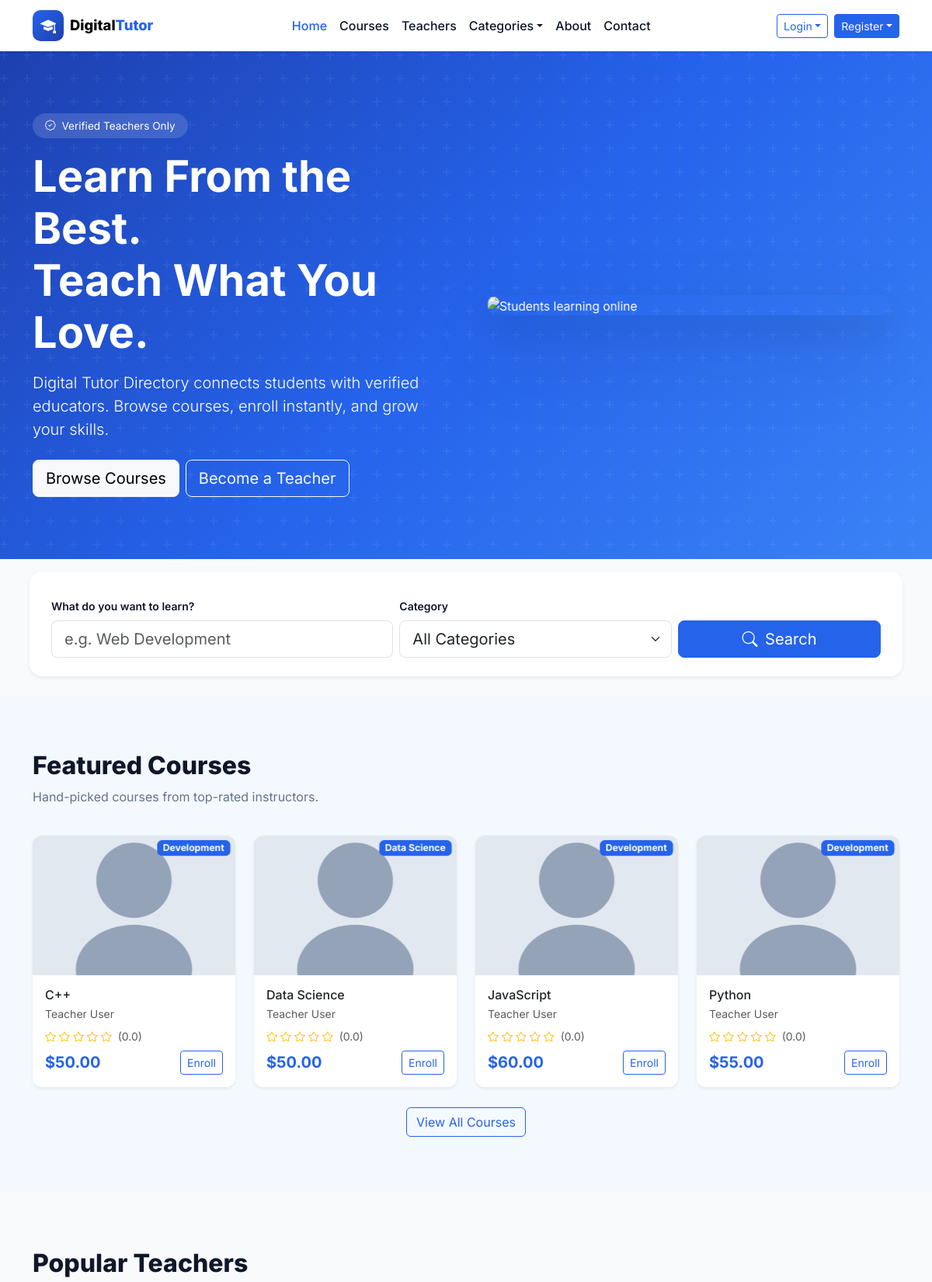
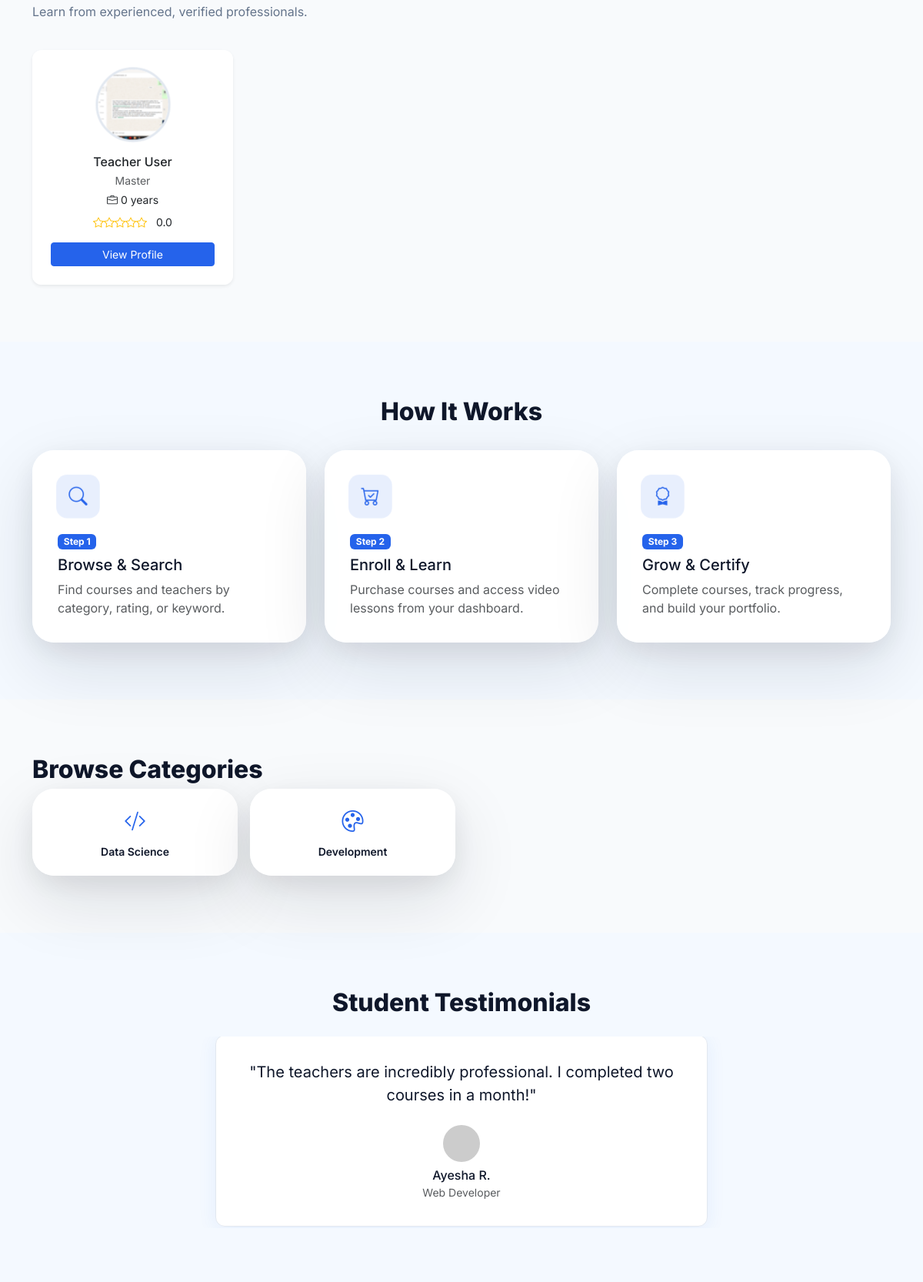
Page /pages/home.php (upper part) on the committed database (2 pictures, top to bottom).
### tables this page shows
CREATE TABLE courses (
  id INT UNSIGNED AUTO_INCREMENT PRIMARY KEY,
  teacher_id INT UNSIGNED NOT NULL,
  category_id INT UNSIGNED NOT NULL,
  title VARCHAR(200) NOT NULL,
  slug VARCHAR(220) NOT NULL,
  description TEXT NOT NULL,
  price DECIMAL(10,2) NOT NULL DEFAULT 0,
  thumb VARCHAR(255) DEFAULT 'assets/images/avatars/placeholder.svg',
  status ENUM('draft','pending','published','rejected') NOT NULL DEFAULT 'pending',
  rating DECIMAL(3,2) NOT NULL DEFAULT 0,
  created_at TIMESTAMP DEFAULT CURRENT_TIMESTAMP,
  updated_at TIMESTAMP DEFAULT CURRENT_TIMESTAMP ON UPDATE CURRENT_TIMESTAMP,
  FOREIGN KEY (teacher_id) REFERENCES users(id) ON DELETE CASCADE,
  FOREIGN KEY (category_id) REFERENCES categories(id),
  INDEX idx_courses_status (status),
  INDEX idx_courses_teacher (teacher_id)
);

CREATE TABLE categories (
  id INT UNSIGNED AUTO_INCREMENT PRIMARY KEY,
  name VARCHAR(80) NOT NULL UNIQUE,
  slug VARCHAR(80) NOT NULL UNIQUE
);

CREATE TABLE users (
  id INT UNSIGNED AUTO_INCREMENT PRIMARY KEY,
  name VARCHAR(120) NOT NULL,
  email VARCHAR(190) NOT NULL UNIQUE,
  phone VARCHAR(30) DEFAULT NULL,
  password_hash VARCHAR(255) NOT NULL,
  role ENUM('student','teacher','admin') NOT NULL DEFAULT 'student',
  status ENUM('active','inactive','pending') NOT NULL DEFAULT 'active',
  bio TEXT DEFAULT NULL,
  avatar VARCHAR(255) DEFAULT NULL,
  created_at TIMESTAMP DEFAULT CURRENT_TIMESTAMP,
  updated_at TIMESTAMP DEFAULT CURRENT_TIMESTAMP ON UPDATE CURRENT_TIMESTAMP,
  INDEX idx_users_role (role),
  INDEX idx_users_status (status)
);

### components/course-card.php (the view, shortened to what the rows shown need)
<article class="course-card card h-100 border-0 shadow-sm"
  data-category="<?= htmlspecialchars($course['category']) ?>"
  data-price="<?= (float)$course['price'] ?>"
  data-rating="<?= (float)$course['rating'] ?>"
  data-teacher="<?= htmlspecialchars($course['teacher']) ?>"
  data-search="<?= htmlspecialchars(strtolower($course['title'] . ' ' . $course['teacher'] . ' ' . $course['category'] . ' ' . ($course['desc'] ?? ''))) ?>">
  <div class="course-card__thumb position-relative overflow-hidden">
    <img src="<?= media_url($course['thumb'], 'assets/images/avatars/placeholder.svg') ?>" class="card-img-top" alt="<?= htmlspecialchars($course['title']) ?>" onerror="this.onerror=null;this.src='<?= media_url('assets/images/avatars/placeholder.svg') ?>'">
    <span class="badge bg-primary position-absolute top-0 end-0 m-2"><?= htmlspecialchars($course['category']) ?></span>
  </div>
  <div class="card-body d-flex flex-column">
    <h3 class="h6 card-title mb-1"><?= htmlspecialchars($course['title']) ?></h3>
    <p class="text-muted small mb-2"><?= htmlspecialchars($course['teacher']) ?></p>
    <div class="rating-stars small mb-2">
      <?php $r = (float)$course['rating']; for ($i = 1; $i <= 5; $i++): ?>
        <i class="bi bi-star<?= $i <= floor($r) ? '-fill' : ($i - $r < 1 ? '-half' : '') ?> text-warning"></i>
      <?php endfor; ?>
      <span class="text-muted ms-1">(<?= number_format($r, 1) ?>)</span>
    </div>
    <div class="mt-auto d-flex justify-content-between align-items-center">
      <strong class="text-primary fs-5">$<?= number_format($course['price'], 2) ?></strong>
      <a href="<?= url('pages/course-detail.php?id=' . (int)$course['id']) ?>" class="btn btn-sm btn-outline-primary">Enroll</a>
    </div>
  </div>
</article>

### pages/home.php (shortened to what the rows shown need)
<?php
require_once __DIR__ . '/../components/config.php';
$courses = mockCourses();
$teachers = mockTeachers();
require_once __DIR__ . '/../components/head.php';
require_once __DIR__ . '/../components/navbar.php';
?>
<section class="hero">
  <div class="container">
    <div class="row align-items-center g-5">
      <div class="col-lg-6 fade-up">
        <h1 class="display-4 fw-bold mb-3">Learn From the Best.<br>Teach What You Love.</h1>
      </div>
    </div>
  </div>
</section>
<section class="section">
  <div class="container">
    <h2 class="section-title">Featured Courses</h2>
    <div class="row g-4">
      <?php foreach (array_slice($courses, 0, 4) as $course): ?>
      <div class="col-sm-6 col-lg-3 fade-up">
        <?php require __DIR__ . '/../components/course-card.php'; ?>
      </div>
      <?php endforeach; ?>
    </div>
  </div>
</section>
<section class="section section--alt">
  <div class="container">
    <h2 class="section-title">Popular Teachers</h2>
    <div class="row g-4">
      <?php foreach ($teachers as $teacher): ?>
      <div class="col-sm-6 col-lg-3 fade-up">
        <?php require __DIR__ . '/../components/teacher-card.php'; ?>
      </div>
      <?php endforeach; ?>
    </div>
  </div>
</section>
<section class="section">
  <div class="container">
    <h2 class="section-title text-center">How It Works</h2>
  </div>
</section>
<section class="section section--alt">
  <div class="container">
    <h2 class="section-title">Browse Categories</h2>
    <div class="row g-3">
      <?php
      $icons = ['bi-code-slash','bi-palette','bi-briefcase','bi-megaphone','bi-graph-up','bi-camera','bi-music-note','bi-translate'];
      $categories = getCategoriesWithCourses();
      foreach ($categories as $i => $cat):
        $catName = is_array($cat) ? $cat['name'] : $cat;
      ?>
      <div class="col-6 col-md-3 fade-up">
        <a href="<?= url('pages/courses.php?category=' . urlencode($catName)) ?>" class="category-pill">
          <i class="bi <?= $icons[$i % count($icons)] ?>"></i>
          <span class="small fw-semibold"><?= htmlspecialchars($catName) ?></span>
        </a>
      </div>
      <?php endforeach; ?>
    </div>
  </div>
</section>
<section class="section">
  <div class="container">
    <h2 class="section-title text-center mb-4">Student Testimonials</h2>
  </div>
</section>
<?php
require_once __DIR__ . '/../components/public-footer-scripts.php';

### components/teacher-card.php (shortened to what the rows shown need)
<article class="teacher-card card h-100 border-0 shadow-sm text-center p-4"
  data-subject="<?= htmlspecialchars($teacher['subject']) ?>"
  data-rating="<?= (float)$teacher['rating'] ?>"
  data-experience="<?= (int)filter_var($teacher['experience'], FILTER_SANITIZE_NUMBER_INT) ?>"
  data-search="<?= htmlspecialchars(strtolower($teacher['name'] . ' ' . $teacher['qualification'] . ' ' . $teacher['subject'] . ' ' . $teacher['bio'])) ?>">
  <img src="<?= media_url($teacher['photo']) ?>" class="teacher-card__avatar rounded-circle mx-auto mb-3" alt="<?= htmlspecialchars($teacher['name']) ?>" onerror="this.onerror=null;this.src='<?= media_url('') ?>'">
  <h3 class="h6 mb-1"><?= htmlspecialchars($teacher['name']) ?></h3>
  <p class="text-muted small mb-1"><?= htmlspecialchars($teacher['qualification']) ?></p>
  <p class="small mb-2"><i class="bi bi-briefcase me-1"></i><?= htmlspecialchars($teacher['experience']) ?></p>
  <div class="rating-stars small mb-3">
    <?= renderStars((float)$teacher['rating']) ?>
    <span class="ms-2"><?= number_format($teacher['rating'], 1) ?></span>
  </div>
  <a href="<?= url('pages/teacher-profile.php?id=' . (int)$teacher['id']) ?>" class="btn btn-sm btn-primary w-100">View Profile</a>
</article>

### components/config.php (shortened to what the rows shown need)
<?php
require_once __DIR__ . '/database.php';
require_once __DIR__ . '/../includes/data.php';
function url(string $path = ''): string
{
    return rtrim(BASE_URL, '/') . '/' . ltrim($path, '/');
}
function media_url(?string $path, string $fallback = 'assets/images/avatars/placeholder.svg'): string
{
    $path = trim((string) $path);
    $fallback = trim($fallback);
    $projectRoot = dirname(__DIR__) . DIRECTORY_SEPARATOR;
    $resolveExistingPath = function (string $candidate) use ($projectRoot): ?string {
        if ($candidate === '') {
            return null;
        }
        if (preg_match('#^https?://#i', $candidate)) {
            return $candidate;
        }
        if (str_starts_with($candidate, BASE_URL . '/')) {
            return $candidate;
        }
        if (str_starts_with($candidate, '/')) {
            $candidate = ltrim($candidate, '/');
        }
        $relativePath = ltrim($candidate, '/');
        $fullPath = $projectRoot . str_replace('/', DIRECTORY_SEPARATOR, $relativePath);
        if ($relativePath !== '' && file_exists($fullPath)) {
            return url($relativePath);
        }
        return null;
    };
    if ($path !== '') {
        $resolvedPath = $resolveExistingPath($path);
        if ($resolvedPath !== null) {
            return $resolvedPath;
        }
    }
    if ($fallback !== '') {
        $resolvedFallback = $resolveExistingPath($fallback);
        if ($resolvedFallback !== null) {
            return $resolvedFallback;
        }
    }
    return url($fallback !== '' ? $fallback : 'assets/images/avatars/placeholder.svg');
}
function renderStars(float $rating, int $max = 5): string
{
    $html = '';
    for ($i = 1; $i <= $max; $i++) {
        if ($rating >= $i) {
            $html .= '<i class="bi bi-star-fill text-warning"></i>';
        } elseif ($rating >= $i - 0.5) {
            $html .= '<i class="bi bi-star-half text-warning"></i>';
        } else {
            $html .= '<i class="bi bi-star text-warning"></i>';
        }
    }
    return $html;
}
function mockCourses(): array { return getCourses(true); }
function mockTeachers(): array { return getTeachers(true); }

### rows in the picture
courses: category.name "Development", title "C++", teacher.name "Teacher User", rating "0.0", price "50.00"
courses: category.name "Data Science", title "Data Science", teacher.name "Teacher User", rating "0.0", price "50.00"
courses: category.name "Development", title "JavaScript", teacher.name "Teacher User", rating "0.0", price "60.00"
courses: category.name "Development", title "Python", teacher.name "Teacher User", rating "0.0", price "55.00"
users: avatar (picture), name "Teacher User", qualification "Master", experience "0 years", rating "0.0"
categories: name "Data Science"
categories: name "Development"

### other values in the picture
$step['title'] "Browse & Search"
$step['text'] "Find courses and teachers by category, rating, or keyword."
$step['title'] "Enroll & Learn"
$step['text'] "Purchase courses and access video lessons from your dashboard."
$step['title'] "Grow & Certify"
$step['text'] "Complete courses, track progress, and build your portfolio."
$t['text'] "The teachers are incredibly professional. I completed two courses in a month!"
$t['name'] "Ayesha R."
$t['role'] "Web Developer"
